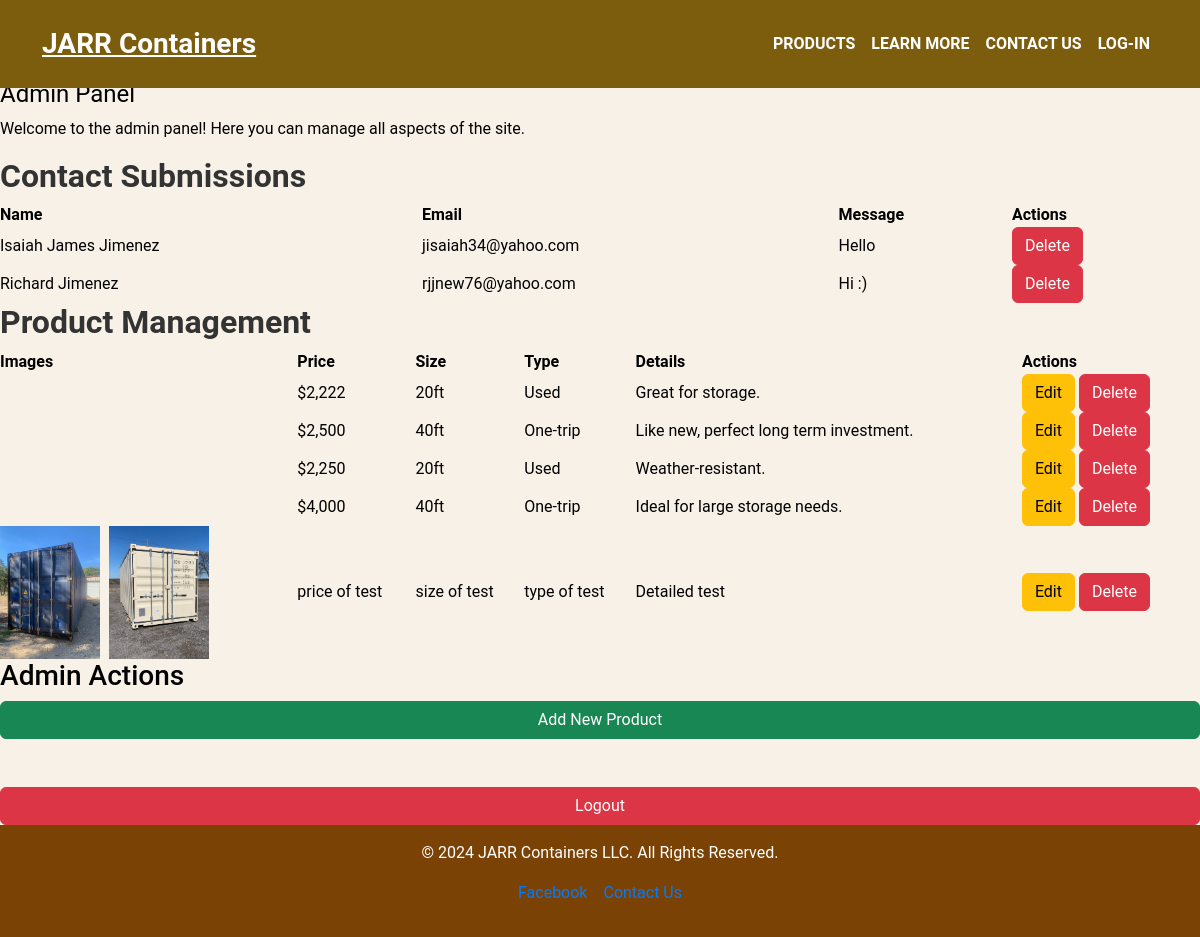
The page /admin (signed in) on the database its author committed.
### app.py (models this page shows, shortened)
class Contact(db.Model):
    id = db.Column(db.Integer, primary_key=True)
    name = db.Column(db.String(100), nullable=False)
    email = db.Column(db.String(100), nullable=False)
    message = db.Column(db.Text, nullable=False)

class Container(db.Model):
    id = db.Column(db.Integer, primary_key=True)
    image1 = db.Column(db.String(200), nullable=True)
    image2 = db.Column(db.String(200), nullable=True)
    image3 = db.Column(db.String(200), nullable=True)
    image4 = db.Column(db.String(200), nullable=True)
    image5 = db.Column(db.String(200), nullable=True)
    price = db.Column(db.String(50), nullable=False)
    size = db.Column(db.String(50), nullable=False)
    type = db.Column(db.String(50), nullable=False)
    details = db.Column(db.Text, nullable=False)

### app.py (the view)
@app.route('/admin')
@login_required
def admin():
    contacts = Contact.query.all()
    containers = Container.query.all()
    return render_template('admin_panel.html', contacts=contacts, containers=containers)

### app.py (called while the page is built)
@login_manager.user_loader
def load_user(user_id):
    return User.query.get(int(user_id))

### templates/admin_panel.html (shortened to what this page needs)
{% extends 'base.html' %}
{% block content %}
    <h1>Admin Panel</h1>
    <p>Welcome to the admin panel! Here you can manage all aspects of the site.</p>
    <h2>Contact Submissions</h2>
    {% if contacts %}
        <table>
            <thead>
                <tr>
                    <th>Name</th>
                    <th>Email</th>
                    <th>Message</th>
                    <th>Actions</th>
                </tr>
            </thead>
            <tbody>
                {% for contact in contacts %}
                    <tr>
                        <td>{{ contact.name }}</td>
                        <td>{{ contact.email }}</td>
                        <td>{{ contact.message }}</td>
                        <td>
                            <form action="{{ url_for('delete_contact', contact_id=contact.id) }}" method="POST" style="display:inline;">
                                <button type="submit" class="btn btn-danger">Delete</button>
                            </form>
                        </td>
                    </tr>
                {% endfor %}
            </tbody>
        </table>
    {% else %}
        <p>No contact submissions yet.</p>
    {% endif %}
    <h2>Product Management</h2>
    {% if containers %}
        <table>
            <thead>
                <tr>
                    <th>Images</th>
                    <th>Price</th>
                    <th>Size</th>
                    <th>Type</th>
                    <th>Details</th>
                    <th>Actions</th>
                </tr>
            </thead>
            <tbody>
                {% for container in containers %}
                    <tr>
                        <td>
                            {% if container.image1 %}
                                <img src="{{ url_for('static', filename='uploads/' + container.image1) }}" alt="Image 1" style="width:100px; margin-right: 5px;">
                            {% endif %}
                            {% if container.image2 %}
                                <img src="{{ url_for('static', filename='uploads/' + container.image2) }}" alt="Image 2" style="width:100px; margin-right: 5px;">
                            {% endif %}
                        </td>
                        <td>{{ container.price }}</td>
                        <td>{{ container.size }}</td>
                        <td>{{ container.type }}</td>
                        <td>{{ container.details }}</td>
                        <td>
                            <a href="{{ url_for('edit_product', container_id=container.id) }}" class="btn btn-warning">Edit</a>
                            <form action="{{ url_for('delete_product', container_id=container.id) }}" method="POST" style="display:inline;">
                                <button type="submit" class="btn btn-danger">Delete</button>
                            </form>
                        </td>
                    </tr>
                {% endfor %}
            </tbody>
        </table>
    {% else %}
        <p>No products available.</p>
    {% endif %}
    <h3>Admin Actions</h3>
    <a href="{{ url_for('add_product') }}" class="btn btn-success">Add New Product</a>
    <br><br>
    <a href="{{ url_for('logout') }}" class="btn btn-danger">Logout</a>
{% endblock %}

### static/css/styles.css (style rules this page uses)
* { margin: 0; padding: 0; box-sizing: border-box; }
html, body { height: 100%; margin: 0; }
body { padding-top: 80px; font-family: 'Roboto', sans-serif; background-color: #f8f1e7; color: #000; display: flex; flex-direction: column; }
form { text-align: left; margin-top: 20px; }
form button { padding: 10px 20px; background-color: #007bff; color: white; border: none; border-radius: 5px; cursor: pointer; }
h1 { font-size: 1.5rem; font-weight: 400; }
h2 { font-size: 2rem; font-weight: 700; color: #333; }

### rows shown on the page
Contact: name "Isaiah James Jimenez", email "jisaiah34@yahoo.com", message "Hello"
Contact: name "Richard Jimenez", email "rjjnew76@yahoo.com", message "Hi :)"
Container: price "$2,222", size "20ft", type "Used", details "Great for storage."
Container: price "$2,500", size "40ft", type "One-trip", details "Like new, perfect long term investment."
Container: price "$2,250", size "20ft", type "Used", details "Weather-resistant."
Container: price "$4,000", size "40ft", type "One-trip", details "Ideal for large storage needs."
Container: image1 (picture), image2 (picture), price "price of test", size "size of test", type "type of test", details "Detailed test"
